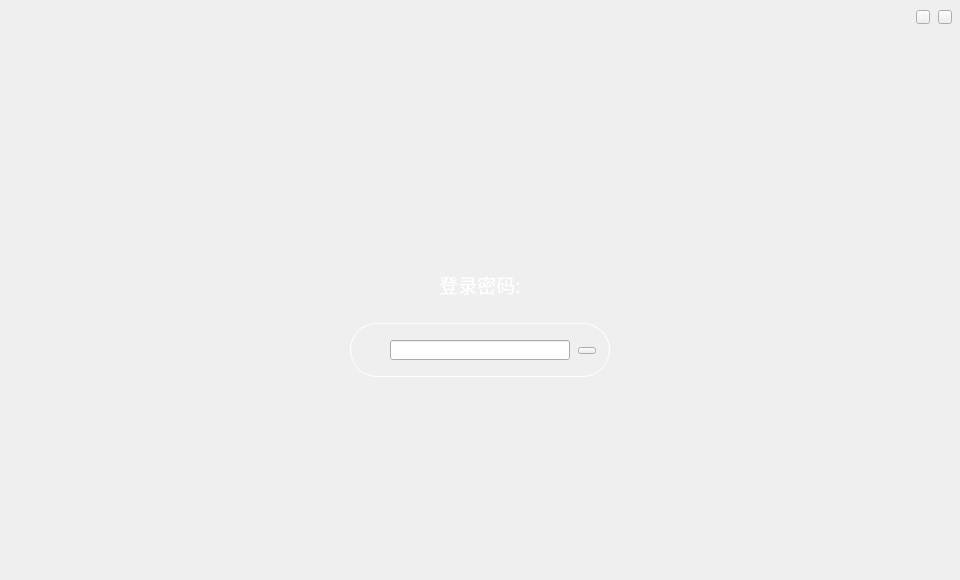
<?xml version="1.0" encoding="UTF-8"?>
<ui version="4.0">
 <class>NormalLogin</class>
 <widget class="QWidget" name="NormalLogin">
  <property name="geometry">
   <rect>
    <x>0</x>
    <y>0</y>
    <width>960</width>
    <height>580</height>
   </rect>
  </property>
  <property name="font">
   <font>
    <family>微软雅黑</family>
   </font>
  </property>
  <property name="windowTitle">
   <string>Form</string>
  </property>
  <widget class="QLabel" name="loginLabel">
   <property name="geometry">
    <rect>
     <x>420</x>
     <y>270</y>
     <width>120</width>
     <height>28</height>
    </rect>
   </property>
   <property name="font">
    <font>
     <family>微软雅黑</family>
     <pointsize>14</pointsize>
    </font>
   </property>
   <property name="styleSheet">
    <string notr="true">color: rgb(255, 255, 255);</string>
   </property>
   <property name="text">
    <string>登录密码:</string>
   </property>
   <property name="alignment">
    <set>Qt::AlignCenter</set>
   </property>
  </widget>
  <widget class="QLineEdit" name="pwdLineEdit">
   <property name="geometry">
    <rect>
     <x>390</x>
     <y>340</y>
     <width>180</width>
     <height>20</height>
    </rect>
   </property>
   <property name="font">
    <font>
     <family>微软雅黑</family>
    </font>
   </property>
   <property name="contextMenuPolicy">
    <enum>Qt::DefaultContextMenu</enum>
   </property>
   <property name="echoMode">
    <enum>QLineEdit::Password</enum>
   </property>
   <property name="alignment">
    <set>Qt::AlignCenter</set>
   </property>
   <property name="clearButtonEnabled">
    <bool>false</bool>
   </property>
  </widget>
  <widget class="QToolButton" name="enterBtn">
   <property name="geometry">
    <rect>
     <x>578</x>
     <y>347</y>
     <width>18</width>
     <height>7</height>
    </rect>
   </property>
   <property name="cursor">
    <cursorShape>PointingHandCursor</cursorShape>
   </property>
   <property name="focusPolicy">
    <enum>Qt::NoFocus</enum>
   </property>
   <property name="text">
    <string/>
   </property>
  </widget>
  <widget class="QLabel" name="tipLabel">
   <property name="geometry">
    <rect>
     <x>300</x>
     <y>390</y>
     <width>360</width>
     <height>20</height>
    </rect>
   </property>
   <property name="font">
    <font>
     <family>微软雅黑</family>
    </font>
   </property>
   <property name="styleSheet">
    <string notr="true">color: rgb(255, 255, 255);</string>
   </property>
   <property name="text">
    <string/>
   </property>
   <property name="alignment">
    <set>Qt::AlignCenter</set>
   </property>
  </widget>
  <widget class="QToolButton" name="closeBtn">
   <property name="geometry">
    <rect>
     <x>938</x>
     <y>10</y>
     <width>14</width>
     <height>14</height>
    </rect>
   </property>
   <property name="cursor">
    <cursorShape>PointingHandCursor</cursorShape>
   </property>
   <property name="focusPolicy">
    <enum>Qt::NoFocus</enum>
   </property>
   <property name="text">
    <string/>
   </property>
  </widget>
  <widget class="QToolButton" name="minBtn">
   <property name="geometry">
    <rect>
     <x>916</x>
     <y>10</y>
     <width>14</width>
     <height>14</height>
    </rect>
   </property>
   <property name="cursor">
    <cursorShape>PointingHandCursor</cursorShape>
   </property>
   <property name="focusPolicy">
    <enum>Qt::NoFocus</enum>
   </property>
   <property name="text">
    <string/>
   </property>
  </widget>
  <widget class="QLabel" name="label">
   <property name="geometry">
    <rect>
     <x>350</x>
     <y>323</y>
     <width>260</width>
     <height>54</height>
    </rect>
   </property>
   <property name="styleSheet">
    <string notr="true">QLabel{border: 1px solid white;border-radius: 27px;padding: 1px 2px 1px 8px;min-width: 9em;}</string>
   </property>
   <property name="text">
    <string/>
   </property>
  </widget>
  <zorder>label</zorder>
  <zorder>loginLabel</zorder>
  <zorder>pwdLineEdit</zorder>
  <zorder>enterBtn</zorder>
  <zorder>tipLabel</zorder>
  <zorder>closeBtn</zorder>
  <zorder>minBtn</zorder>
 </widget>
 <resources/>
 <connections/>
</ui>
